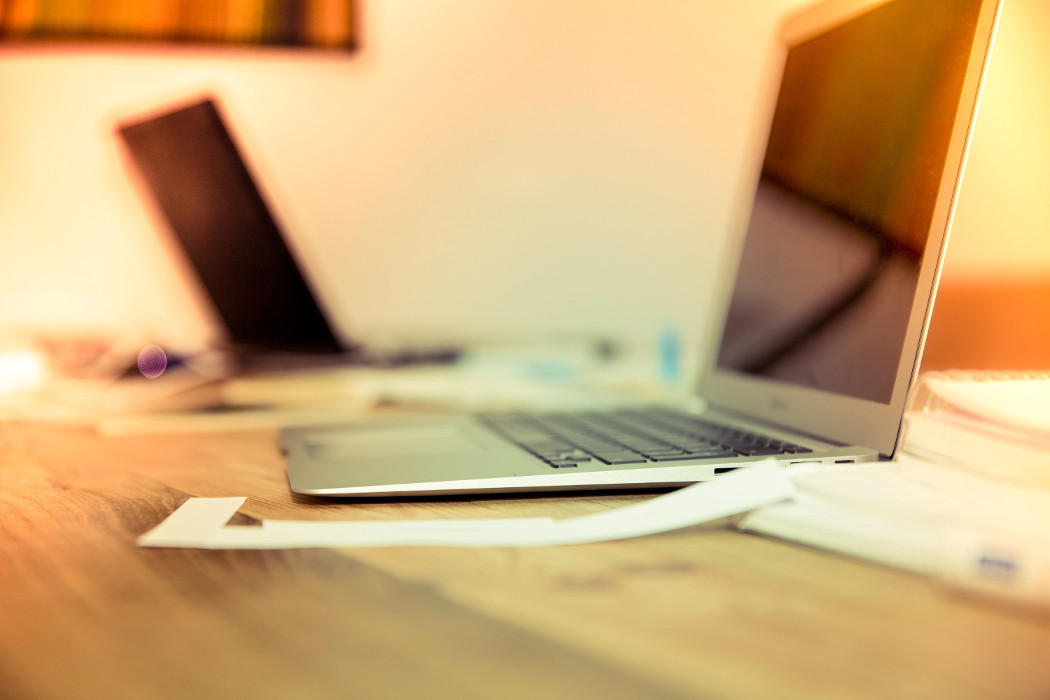
#> input picture image-processing/image.jpg, 1050 x 700 px
$ python 2DPCA.py
#> lines starting #> are read from the running program, lines starting #| are printed output that depends on the picture
import numpy as np
from PIL import Image
from memory_profiler import profile
'''
imgs 是三维的图像矩阵，第一维是图像的个数
'''
@profile
def TwoDPCA(imgs, dim):
    a,b,c = imgs.shape
    average = np.zeros((b,c))
    for i in range(a):
        average += imgs[i,:,:]/(a*1.0)
    G_t = np.zeros((c,c))
    for j in range(a):
        img = imgs[j,:,:]
        temp = img-average
        G_t = G_t + np.dot(temp.T,temp)/(a*1.0)
    w,v = np.linalg.eigh(G_t)
    # print('v_shape:{}'.format(v.shape))
    w = w[::-1]
    v = v[::-1]

    u = v[:,:dim]
    return u


@profile
def TTwoDPCA(imgs, u, dim):
    a1, b1, c1 = imgs.shape
    img = []
    for i in range(a1):
        temp1 = np.dot(imgs[i,:,:],u)
        img.append(temp1.T)
    img = np.array(img)
    uu = TwoDPCA(img, dim)
    return uu


@profile
def image_2D2DPCA(image, u, uu):
    a, b, c = image.shape
    new_image = np.ones((a, uu.shape[1], u.shape[1]))
    for i in range(a):
        Y = np.dot(uu.T, image[i,:,:])
        Y = np.dot(Y, u)
        new_image[i,:,:] = Y
    return new_image


@profile
def process_image(im):
    im_grey = im.convert('L')
    # im_grey.save('a.png')
    a, b = np.shape(im_grey)
    data = im_grey.getdata()
    data = np.array(data)
    data2 = data.reshape(1, a, b)
    return data2


@profile
def save_new_image(new_image):
    result_path = "new-image.jpg"

    # Save the new image
    a,b,c = new_image.shape
    new_image = new_image.reshape(b, c)
    new_im = Image.fromarray(new_image , 'L')
    new_im.save(result_path)


if __name__ == '__main__':
    im = Image.open('./image.jpg')
#> im is the input picture: PIL image 1050x700 RGB; mean R, G, B 205.4, 170.3, 118.9

    image_data = process_image(im)
#> in process_image, `im_grey = im.convert('L')`:
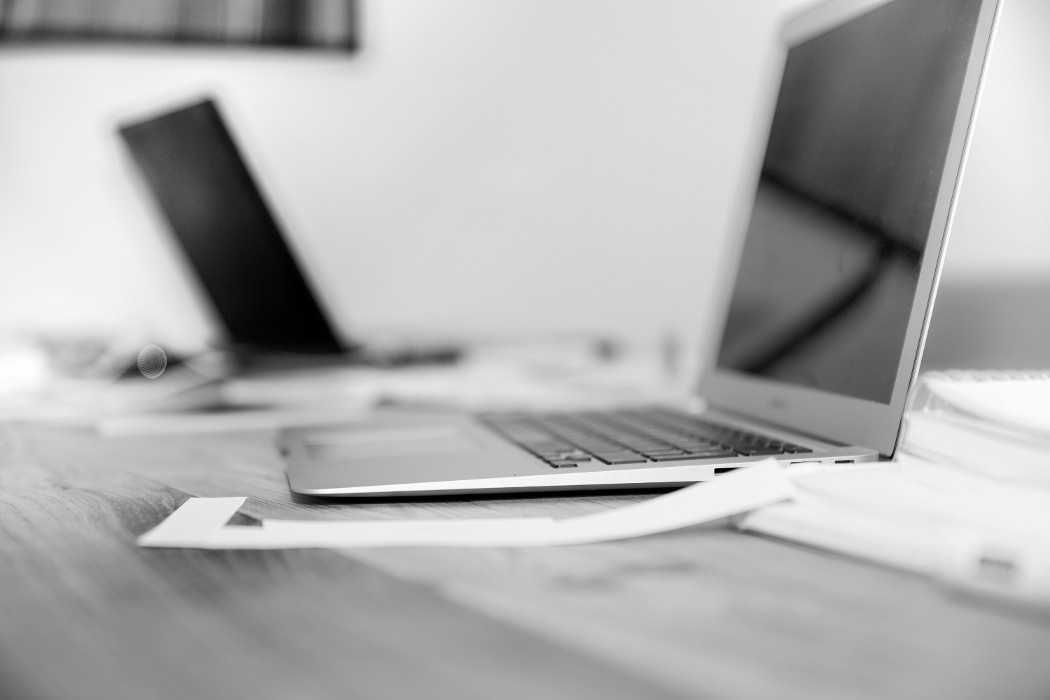
#> im_grey: PIL image 1050x700 L; min 0, max 254, mean 175
    print('data2_shape:{}'.format(image_data.shape))
#| data2_shape:(1, 700, 1050)

    u = TwoDPCA(image_data, 10)
#> in TwoDPCA, `w,v = np.linalg.eigh(G_t)`:
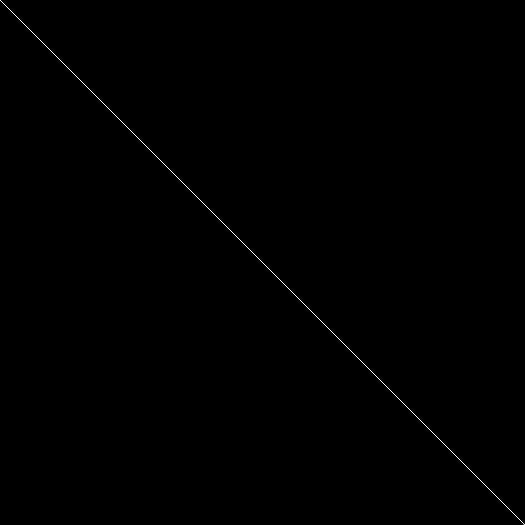
#> v: shape (1050, 1050) float64 (shown at 1/2 size); values 0 (black) and 1 (white), 0.1% white in thin lines or dots
#> in TwoDPCA, `w,v = np.linalg.eigh(G_t)`: w = 1050 values from 0 to 0
#> in TwoDPCA, `v = v[::-1]`:
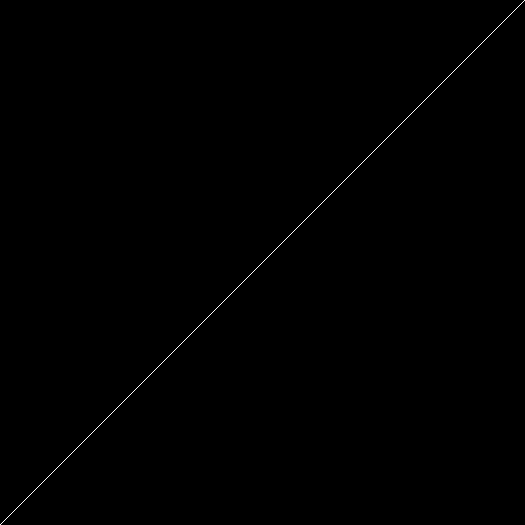
#> v: shape (1050, 1050) float64 (shown at 1/2 size); values 0 (black) and 1 (white), 0.1% white in thin lines or dots
    print('data2_2DPCA_u:{}'.format(u.shape))
#| data2_2DPCA_u:(1050, 10)

    uu = TTwoDPCA(image_data, u, 10)
#> after the loop in TTwoDPCA, `for i in range(a1):`: img = 1 item
#> call 2 of TwoDPCA, with imgs = array of shape (1, 10, 700), dim = 10
#> in TwoDPCA (call 2), `w,v = np.linalg.eigh(G_t)`:
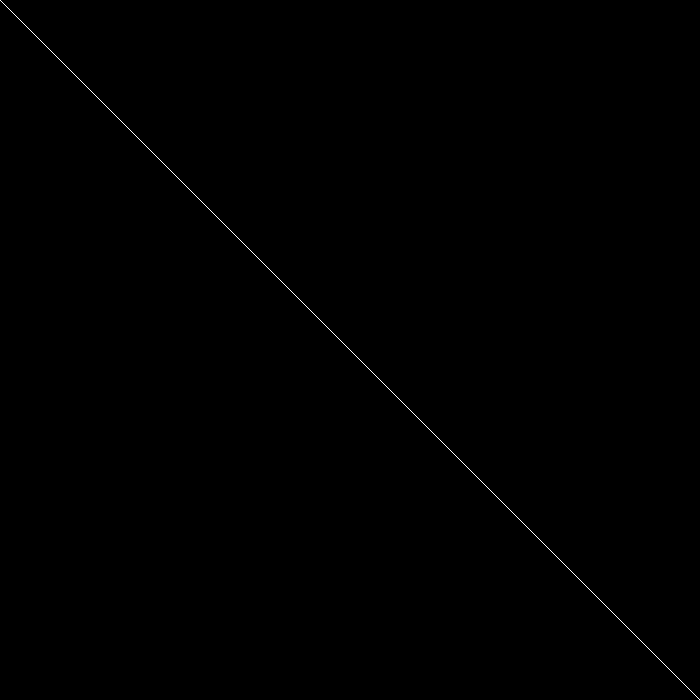
#> v: shape (700, 700) float64; values 0 (black) and 1 (white), 0.14% white in thin lines or dots
#> in TwoDPCA (call 2), `w,v = np.linalg.eigh(G_t)`: w = 700 values from 0 to 0
#> in TwoDPCA (call 2), `v = v[::-1]`:
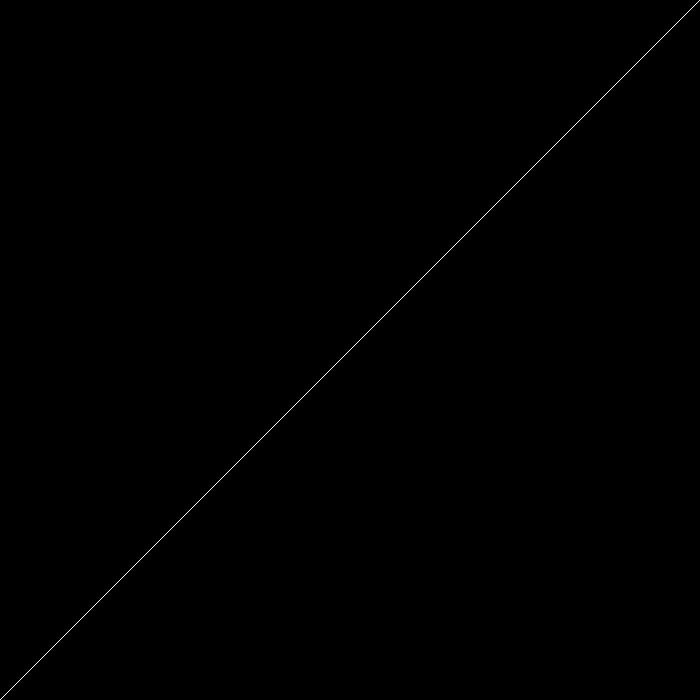
#> v: shape (700, 700) float64; values 0 (black) and 1 (white), 0.14% white in thin lines or dots
    print('data2_2D2DPCA_uu:{}'.format(uu.shape))
#| data2_2D2DPCA_uu:(700, 10)

    new_image = image_2D2DPCA(image_data, u, uu)
    print('new_images:{}'.format(new_image.shape))
#| new_images:(1, 10, 10)
    save_new_image(new_image)
